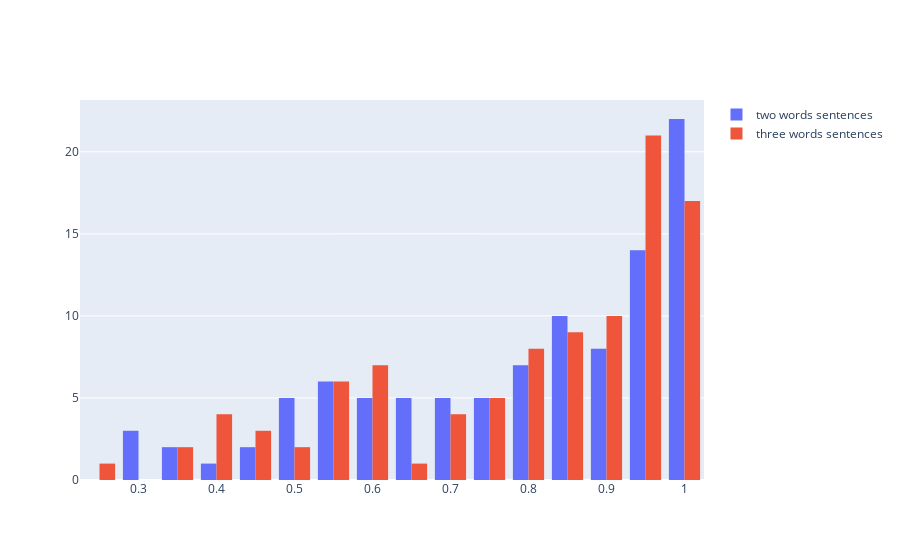

Source (notebook cell):
### Code cell
fig = go.Figure()
fig.add_trace(go.Histogram(histfunc="count", y=percentages_two, x=percentages_two, name="two words sentences"))
fig.add_trace(go.Histogram(histfunc="count", y=percentages_three, x=percentages_three, name="three words sentences"))

fig.show()
